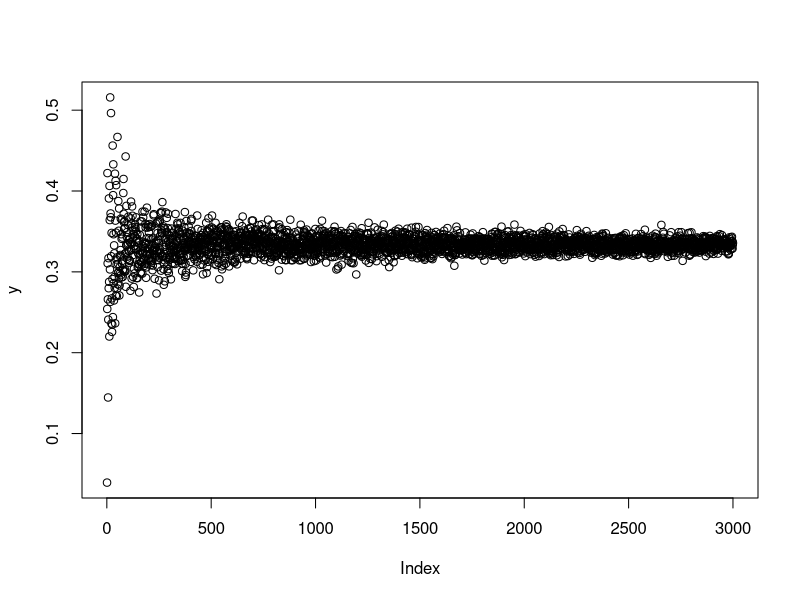
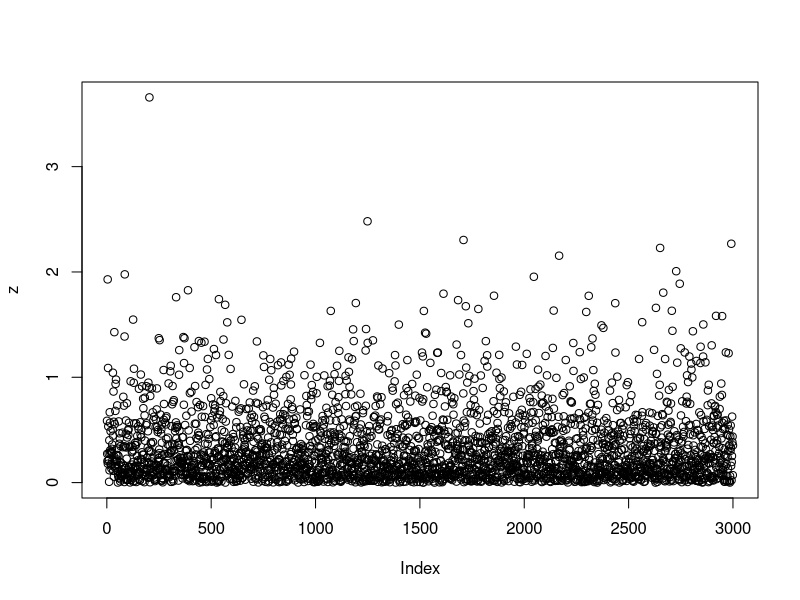

These figures' R source, in order:
#Trabajo Práctico Probabilidad y Estadística (c)#
#Segundo Cuatrimestre 2017#
# Luis Greco, Nicolas Hertzulis#

#Fijo la "semilla" para que no nos de cosas distintos resultados cada vez que experimentamos
set.seed(1109)

#Ejercicio 1
#Esto es un copypaste de la exponencial de la clase11 pero que en el return tiene la media


funcion.inversa <- function(u, lambda){
  sal <- -1*log(1-u)/lambda
  return(sal)
}
Generar.exponenciales_devolviendo_media <- function(n,lambda){
  U <- runif(n)
  sal <- funcion.inversa(U,lambda)
  return(mean(sal))
}
y <- seq(length = 3000)
for (i in 1:3000){
  y[i] <- Generar.exponenciales_devolviendo_media(i, 3)
}
z <- seq(length = 3000)
for (j in 1:3000){
  set.seed(1109)
  z[j] <- Generar.exponenciales_devolviendo_media(j, 3)
}

#Y si hago así?
z <- seq(length = 3000)
z <- rexp(3000, rate = 3)
#Digo, no estaría usando un for
plot(y)
plot(z)
#Ver los graficos bizarros que me da

#Ejercicio 2
x1 <- rexp(1, rate = 3)
x2 <- rexp(1, rate = 3)
